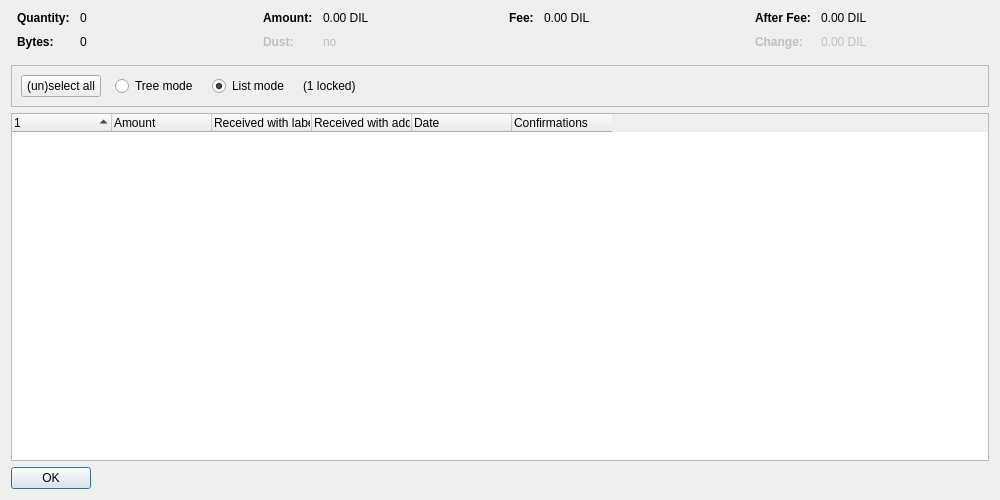
<?xml version="1.0" encoding="UTF-8"?>
<ui version="4.0">
 <class>CoinControlDialog</class>
 <widget class="QDialog" name="CoinControlDialog">
  <property name="geometry">
   <rect>
    <x>0</x>
    <y>0</y>
    <width>1000</width>
    <height>500</height>
   </rect>
  </property>
  <property name="windowTitle">
   <string>Coin Selection</string>
  </property>
  <layout class="QVBoxLayout" name="verticalLayout">
   <item>
    <layout class="QHBoxLayout" name="horizontalLayoutTop" stretch="0,0,0,0">
     <property name="topMargin">
      <number>0</number>
     </property>
     <property name="bottomMargin">
      <number>10</number>
     </property>
     <item>
      <layout class="QFormLayout" name="formLayoutCoinControl1">
       <property name="horizontalSpacing">
        <number>10</number>
       </property>
       <property name="verticalSpacing">
        <number>10</number>
       </property>
       <property name="leftMargin">
        <number>6</number>
       </property>
       <property name="rightMargin">
        <number>6</number>
       </property>
       <item row="0" column="0">
        <widget class="QLabel" name="labelCoinControlQuantityText">
         <property name="font">
          <font>
           <weight>75</weight>
           <bold>true</bold>
          </font>
         </property>
         <property name="text">
          <string>Quantity:</string>
         </property>
        </widget>
       </item>
       <item row="0" column="1">
        <widget class="QLabel" name="labelCoinControlQuantity">
         <property name="cursor">
          <cursorShape>IBeamCursor</cursorShape>
         </property>
         <property name="contextMenuPolicy">
          <enum>Qt::ActionsContextMenu</enum>
         </property>
         <property name="text">
          <string notr="true">0</string>
         </property>
         <property name="textInteractionFlags">
          <set>Qt::LinksAccessibleByMouse|Qt::TextSelectableByKeyboard|Qt::TextSelectableByMouse</set>
         </property>
        </widget>
       </item>
       <item row="1" column="0">
        <widget class="QLabel" name="labelCoinControlBytesText">
         <property name="font">
          <font>
           <weight>75</weight>
           <bold>true</bold>
          </font>
         </property>
         <property name="text">
          <string>Bytes:</string>
         </property>
        </widget>
       </item>
       <item row="1" column="1">
        <widget class="QLabel" name="labelCoinControlBytes">
         <property name="cursor">
          <cursorShape>IBeamCursor</cursorShape>
         </property>
         <property name="contextMenuPolicy">
          <enum>Qt::ActionsContextMenu</enum>
         </property>
         <property name="text">
          <string notr="true">0</string>
         </property>
         <property name="textInteractionFlags">
          <set>Qt::LinksAccessibleByMouse|Qt::TextSelectableByKeyboard|Qt::TextSelectableByMouse</set>
         </property>
        </widget>
       </item>
      </layout>
     </item>
     <item>
      <layout class="QFormLayout" name="formLayoutCoinControl2">
       <property name="horizontalSpacing">
        <number>10</number>
       </property>
       <property name="verticalSpacing">
        <number>10</number>
       </property>
       <property name="leftMargin">
        <number>6</number>
       </property>
       <property name="rightMargin">
        <number>6</number>
       </property>
       <item row="0" column="0">
        <widget class="QLabel" name="labelCoinControlAmountText">
         <property name="font">
          <font>
           <weight>75</weight>
           <bold>true</bold>
          </font>
         </property>
         <property name="text">
          <string>Amount:</string>
         </property>
        </widget>
       </item>
       <item row="0" column="1">
        <widget class="QLabel" name="labelCoinControlAmount">
         <property name="cursor">
          <cursorShape>IBeamCursor</cursorShape>
         </property>
         <property name="contextMenuPolicy">
          <enum>Qt::ActionsContextMenu</enum>
         </property>
         <property name="text">
          <string notr="true">0.00 DIL</string>
         </property>
         <property name="textInteractionFlags">
          <set>Qt::LinksAccessibleByMouse|Qt::TextSelectableByKeyboard|Qt::TextSelectableByMouse</set>
         </property>
        </widget>
       </item>
       <item row="1" column="0">
        <widget class="QLabel" name="labelCoinControlLowOutputText">
         <property name="enabled">
          <bool>false</bool>
         </property>
         <property name="font">
          <font>
           <weight>75</weight>
           <bold>true</bold>
          </font>
         </property>
         <property name="text">
          <string>Dust:</string>
         </property>
        </widget>
       </item>
       <item row="1" column="1">
        <widget class="QLabel" name="labelCoinControlLowOutput">
         <property name="enabled">
          <bool>false</bool>
         </property>
         <property name="cursor">
          <cursorShape>IBeamCursor</cursorShape>
         </property>
         <property name="contextMenuPolicy">
          <enum>Qt::ActionsContextMenu</enum>
         </property>
         <property name="text">
          <string notr="true">no</string>
         </property>
         <property name="textInteractionFlags">
          <set>Qt::LinksAccessibleByMouse|Qt::TextSelectableByKeyboard|Qt::TextSelectableByMouse</set>
         </property>
        </widget>
       </item>
      </layout>
     </item>
     <item>
      <layout class="QFormLayout" name="formLayoutCoinControl3">
       <property name="horizontalSpacing">
        <number>10</number>
       </property>
       <property name="verticalSpacing">
        <number>10</number>
       </property>
       <property name="leftMargin">
        <number>6</number>
       </property>
       <property name="rightMargin">
        <number>6</number>
       </property>
       <item row="0" column="0">
        <widget class="QLabel" name="labelCoinControlFeeText">
         <property name="font">
          <font>
           <weight>75</weight>
           <bold>true</bold>
          </font>
         </property>
         <property name="text">
          <string>Fee:</string>
         </property>
        </widget>
       </item>
       <item row="0" column="1">
        <widget class="QLabel" name="labelCoinControlFee">
         <property name="cursor">
          <cursorShape>IBeamCursor</cursorShape>
         </property>
         <property name="contextMenuPolicy">
          <enum>Qt::ActionsContextMenu</enum>
         </property>
         <property name="text">
          <string notr="true">0.00 DIL</string>
         </property>
         <property name="textInteractionFlags">
          <set>Qt::LinksAccessibleByMouse|Qt::TextSelectableByKeyboard|Qt::TextSelectableByMouse</set>
         </property>
        </widget>
       </item>
      </layout>
     </item>
     <item>
      <layout class="QFormLayout" name="formLayoutCoinControl4">
       <property name="horizontalSpacing">
        <number>10</number>
       </property>
       <property name="verticalSpacing">
        <number>10</number>
       </property>
       <property name="leftMargin">
        <number>6</number>
       </property>
       <property name="rightMargin">
        <number>6</number>
       </property>
       <item row="0" column="0">
        <widget class="QLabel" name="labelCoinControlAfterFeeText">
         <property name="font">
          <font>
           <weight>75</weight>
           <bold>true</bold>
          </font>
         </property>
         <property name="text">
          <string>After Fee:</string>
         </property>
        </widget>
       </item>
       <item row="0" column="1">
        <widget class="QLabel" name="labelCoinControlAfterFee">
         <property name="cursor">
          <cursorShape>IBeamCursor</cursorShape>
         </property>
         <property name="contextMenuPolicy">
          <enum>Qt::ActionsContextMenu</enum>
         </property>
         <property name="text">
          <string notr="true">0.00 DIL</string>
         </property>
         <property name="textInteractionFlags">
          <set>Qt::LinksAccessibleByMouse|Qt::TextSelectableByKeyboard|Qt::TextSelectableByMouse</set>
         </property>
        </widget>
       </item>
       <item row="1" column="0">
        <widget class="QLabel" name="labelCoinControlChangeText">
         <property name="enabled">
          <bool>false</bool>
         </property>
         <property name="font">
          <font>
           <weight>75</weight>
           <bold>true</bold>
          </font>
         </property>
         <property name="text">
          <string>Change:</string>
         </property>
        </widget>
       </item>
       <item row="1" column="1">
        <widget class="QLabel" name="labelCoinControlChange">
         <property name="enabled">
          <bool>false</bool>
         </property>
         <property name="cursor">
          <cursorShape>IBeamCursor</cursorShape>
         </property>
         <property name="contextMenuPolicy">
          <enum>Qt::ActionsContextMenu</enum>
         </property>
         <property name="text">
          <string notr="true">0.00 DIL</string>
         </property>
         <property name="textInteractionFlags">
          <set>Qt::LinksAccessibleByMouse|Qt::TextSelectableByKeyboard|Qt::TextSelectableByMouse</set>
         </property>
        </widget>
       </item>
      </layout>
     </item>
    </layout>
   </item>
   <item>
    <widget class="QFrame" name="frame">
     <property name="minimumSize">
      <size>
       <width>0</width>
       <height>40</height>
      </size>
     </property>
     <property name="frameShape">
      <enum>QFrame::StyledPanel</enum>
     </property>
     <property name="frameShadow">
      <enum>QFrame::Sunken</enum>
     </property>
     <layout class="QHBoxLayout" name="horizontalLayout">
      <item>
       <layout class="QHBoxLayout" name="horizontalLayoutPanel" stretch="0,0,0,0,0">
        <property name="spacing">
         <number>14</number>
        </property>
        <item>
         <widget class="QPushButton" name="pushButtonSelectAll">
          <property name="sizePolicy">
           <sizepolicy hsizetype="Maximum" vsizetype="Fixed">
            <horstretch>0</horstretch>
            <verstretch>0</verstretch>
           </sizepolicy>
          </property>
          <property name="text">
           <string>(un)select all</string>
          </property>
          <property name="autoDefault">
           <bool>false</bool>
          </property>
         </widget>
        </item>
        <item>
         <widget class="QRadioButton" name="radioTreeMode">
          <property name="sizePolicy">
           <sizepolicy hsizetype="Maximum" vsizetype="Fixed">
            <horstretch>0</horstretch>
            <verstretch>0</verstretch>
           </sizepolicy>
          </property>
          <property name="text">
           <string>Tree mode</string>
          </property>
         </widget>
        </item>
        <item>
         <widget class="QRadioButton" name="radioListMode">
          <property name="sizePolicy">
           <sizepolicy hsizetype="Maximum" vsizetype="Fixed">
            <horstretch>0</horstretch>
            <verstretch>0</verstretch>
           </sizepolicy>
          </property>
          <property name="text">
           <string>List mode</string>
          </property>
          <property name="checked">
           <bool>true</bool>
          </property>
         </widget>
        </item>
        <item>
         <widget class="QLabel" name="labelLocked">
          <property name="text">
           <string notr="true">(1 locked)</string>
          </property>
         </widget>
        </item>
        <item>
         <spacer name="horizontalSpacer">
          <property name="orientation">
           <enum>Qt::Horizontal</enum>
          </property>
          <property name="sizeHint" stdset="0">
           <size>
            <width>40</width>
            <height>20</height>
           </size>
          </property>
         </spacer>
        </item>
       </layout>
      </item>
     </layout>
    </widget>
   </item>
   <item>
    <widget class="CoinControlTreeWidget" name="treeWidget">
     <property name="contextMenuPolicy">
      <enum>Qt::CustomContextMenu</enum>
     </property>
     <property name="sortingEnabled">
      <bool>false</bool>
     </property>
     <property name="columnCount">
      <number>6</number>
     </property>
     <attribute name="headerShowSortIndicator" stdset="0">
      <bool>true</bool>
     </attribute>
     <attribute name="headerStretchLastSection">
      <bool>false</bool>
     </attribute>
     <column>
      <property name="text">
       <string/>
      </property>
     </column>
     <column>
      <property name="text">
       <string>Amount</string>
      </property>
     </column>
     <column>
      <property name="text">
       <string>Received with label</string>
      </property>
     </column>
     <column>
      <property name="text">
       <string>Received with address</string>
      </property>
     </column>
     <column>
      <property name="text">
       <string>Date</string>
      </property>
     </column>
     <column>
      <property name="text">
       <string>Confirmations</string>
      </property>
      <property name="toolTip">
       <string>Confirmed</string>
      </property>
     </column>
     <column>
      <property name="text">
       <string/>
      </property>
     </column>
     <column>
      <property name="text">
       <string/>
      </property>
     </column>
     <column>
      <property name="text">
       <string/>
      </property>
     </column>
     <column>
      <property name="text">
       <string/>
      </property>
     </column>
    </widget>
   </item>
   <item>
    <widget class="QDialogButtonBox" name="buttonBox">
     <property name="sizePolicy">
      <sizepolicy hsizetype="Maximum" vsizetype="Fixed">
       <horstretch>0</horstretch>
       <verstretch>0</verstretch>
      </sizepolicy>
     </property>
     <property name="orientation">
      <enum>Qt::Horizontal</enum>
     </property>
     <property name="standardButtons">
      <set>QDialogButtonBox::Ok</set>
     </property>
    </widget>
   </item>
  </layout>
 </widget>
 <customwidgets>
  <customwidget>
   <class>CoinControlTreeWidget</class>
   <extends>QTreeWidget</extends>
   <header>qt/coincontroltreewidget.h</header>
  </customwidget>
 </customwidgets>
 <resources/>
 <connections/>
</ui>
